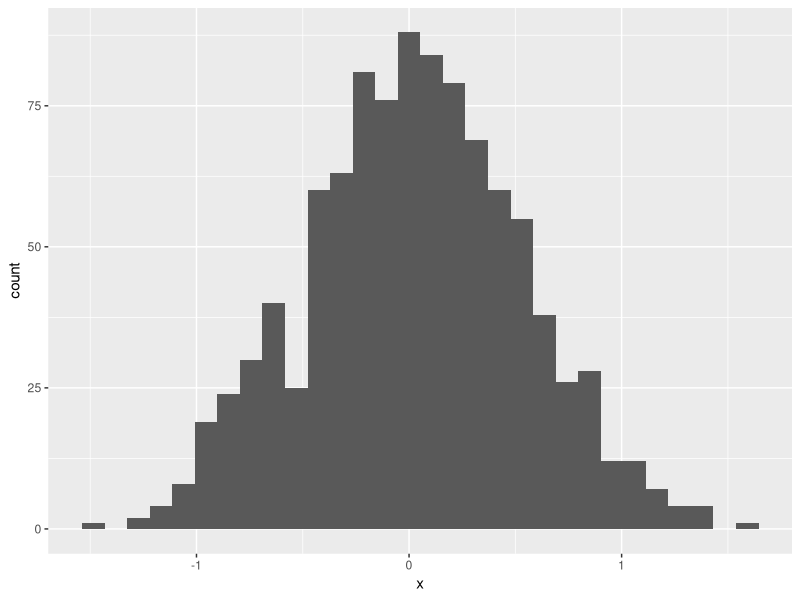
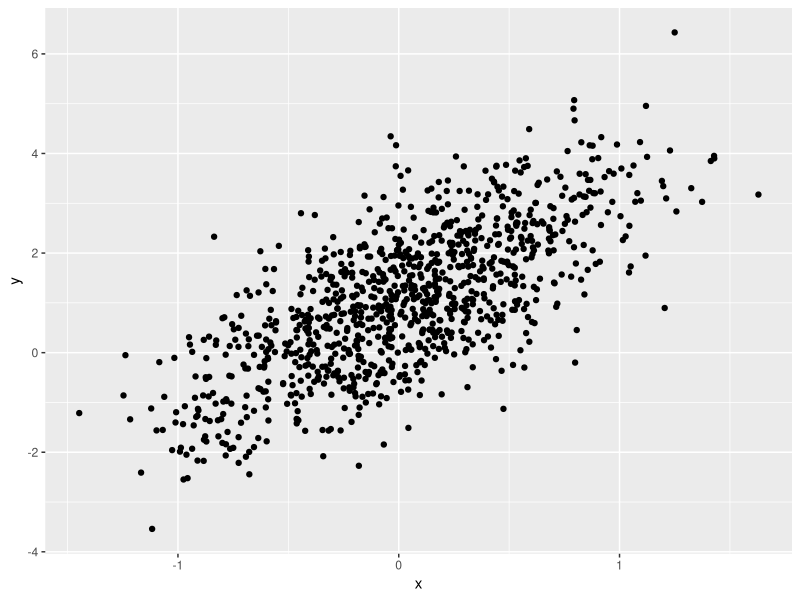
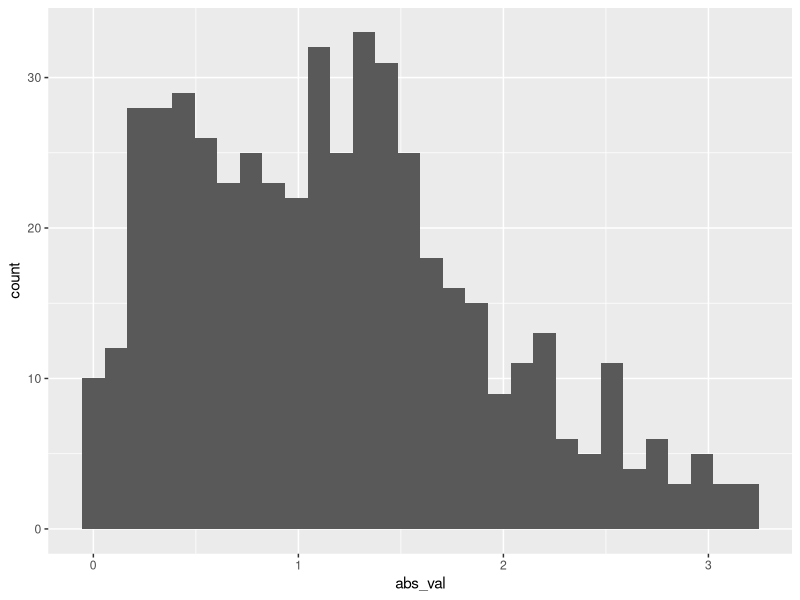

Source code (R) for these figures, in order:
## ---- chunk 1
library(tidyverse)
## ---- chunk 2
plot_df =
  tibble(
    x = rnorm(1000, sd = 0.5),
    y = 1 +2 * x + rnorm(1000),
  )
## ---- chunk 3
ggplot(plot_df, aes(x = x)) + geom_histogram()
## ---- chunk 4
ggplot(plot_df, aes(x = x, y = y)) + geom_point()
## ---- chunk 5
la_df = tibble(
     num_samp = rnorm(500, mean = 1),
     log_vec = num_samp > 0,
     abs_val = abs(num_samp)
    )

ggplot(la_df, aes(x = abs_val)) + geom_histogram()
